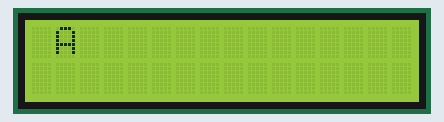
This sketch was run on a simulated Arduino Uno, built with avr-gcc and run on an emulated ATmega328P. Shown: 16×2 character LCD.

Above: at 0.1 s.
At 0.7 s:
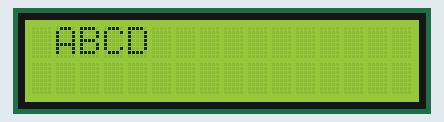
At 1.5 s:
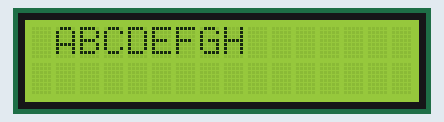
At 2.9 s:
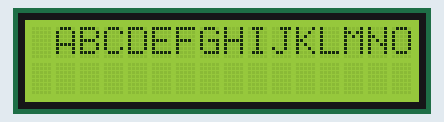
At 5.5 s:
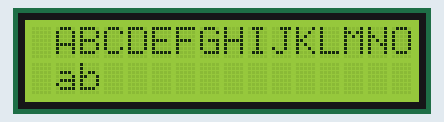
At 8.1 s:
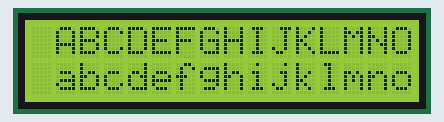

Measured:
- what the display in image 3 shows lasts 2.4 s, from 2.9 s to 5.3 s

The sketch:

lcd3_abgabe.ino
```cpp
/*
	Abgabe von LCD3 Projekt

    Datum:		12.01.23
    Autor:		Tim Bernhard
    			Demian Flury
    Klasse: 	INF20s
    Version: 	V1
    Board:		Arduino Uno
*/
#include <LiquidCrystal.h>

LiquidCrystal lcd(12, 11, 5, 4, 3, 2); // Pins des Displays an die entsprechenden Pins des Arduino anschließen

void setup() {
  lcd.begin(16, 2); // Anzahl der Spalten und Zeilen des Displays festlegen
  for (int i = 65; i <= 90; i++) { // Schleife von A bis Z
    lcd.setCursor(i-64, 0); // Position auf der 1. Zeile und i-ter Spalte festlegen
    lcd.print((char)i); // Buchstabe an dieser Position ausgeben
    delay(200); // 200 ms Verzögerung
  }
  for (int i = 97; i <= 122; i++) { // Schleife von a bis z
    lcd.setCursor(i-96, 1); // Position auf der 2. Zeile und i-ter Spalte festlegen
    lcd.print((char)i); // Buchstabe an dieser Position ausgeben
    delay(200); // 200 ms Verzögerung
  }
}

void loop() {

}
```
